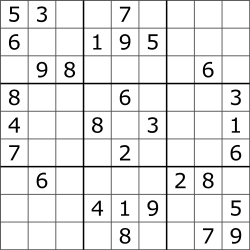
#> input picture assets/example.png, 250 x 250 px
$ python -i image_upload.py   (imports and definitions only)
#> lines starting #> are read from the running program, lines starting #| are printed output that depends on the picture; after the words box and inside, x2 and y2 are one past the last pixel; in counts of white or black regions, pixels touching at a corner belong together
import tkinter as tk
from tkinter import filedialog, messagebox
import cv2
import numpy as np
import pytesseract
from PIL import Image, ImageTk

pytesseract.pytesseract.tesseract_cmd = r"C:\Program Files\Tesseract-OCR\tesseract.exe"

def preprocess_image(img_path):
#> called with img_path = 'assets/example.png'
    img = cv2.imread(img_path)
#> img is the input picture: shape (250, 250, 3); min 0, max 255, mean 231.5
    img = cv2.resize(img, (600, 600))
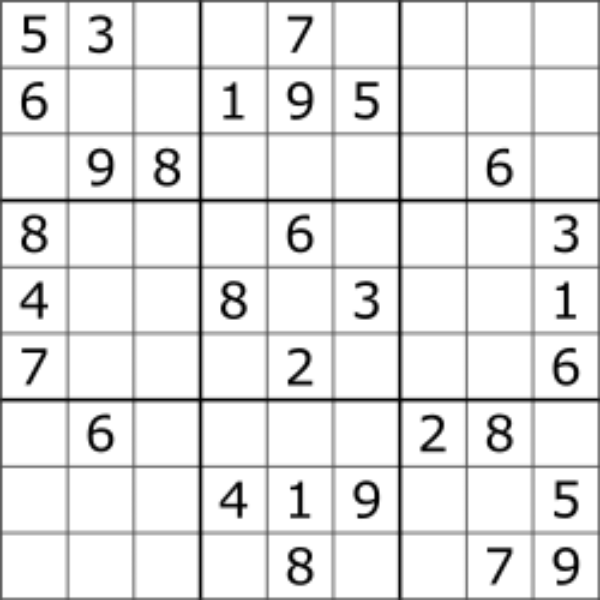
#> img: shape (600, 600, 3); min 0, max 255, mean 231.4
    gray = cv2.cvtColor(img, cv2.COLOR_BGR2GRAY)
    blur = cv2.GaussianBlur(gray, (5, 5), 1)
    thresh = cv2.adaptiveThreshold(blur, 255, 1, 1, 11, 2)
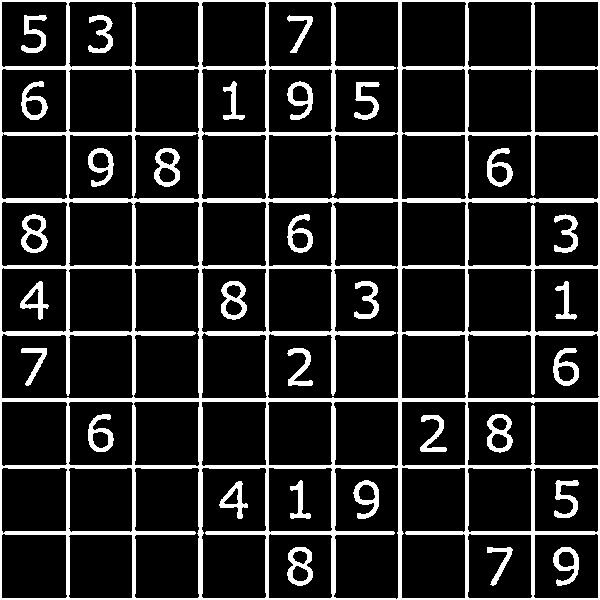
#> thresh: shape (600, 600); 15.4% white; 31 white regions, largest, box (x1, y1, x2, y2) and area: (0, 0, 600, 600) 42853, (21, 214, 48, 253) 503, (154, 148, 180, 187) 501
    return img, thresh

# [100 lines left out: functions find_sudoku_contour, reorder, warp_image, split_cells, extract_digits, find_empty and 3 more, not called in this run]

# --- GUI ---

class SudokuApp:
    # [83 lines left out: functions __init__, upload_image, save_image, show_image, not called in this run]


# [4 lines not run here, left out]

>>> result = preprocess_image('assets/example.png')
